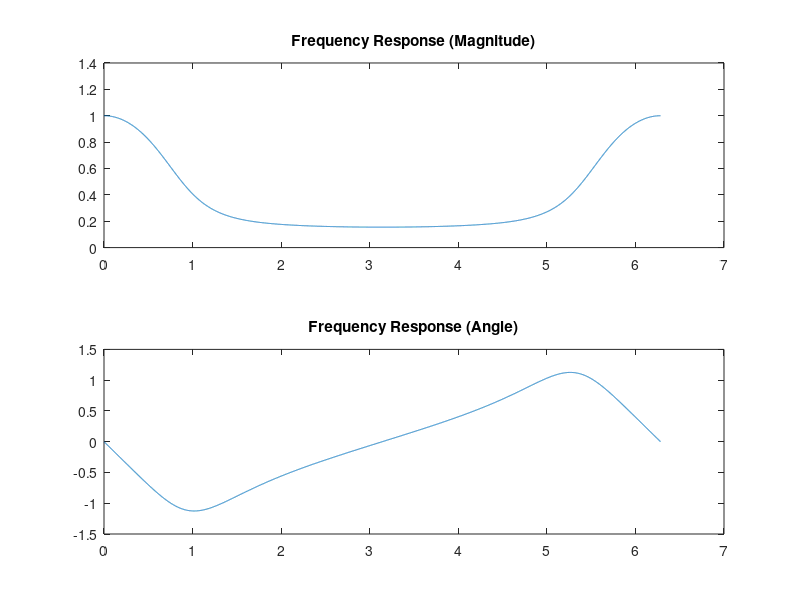
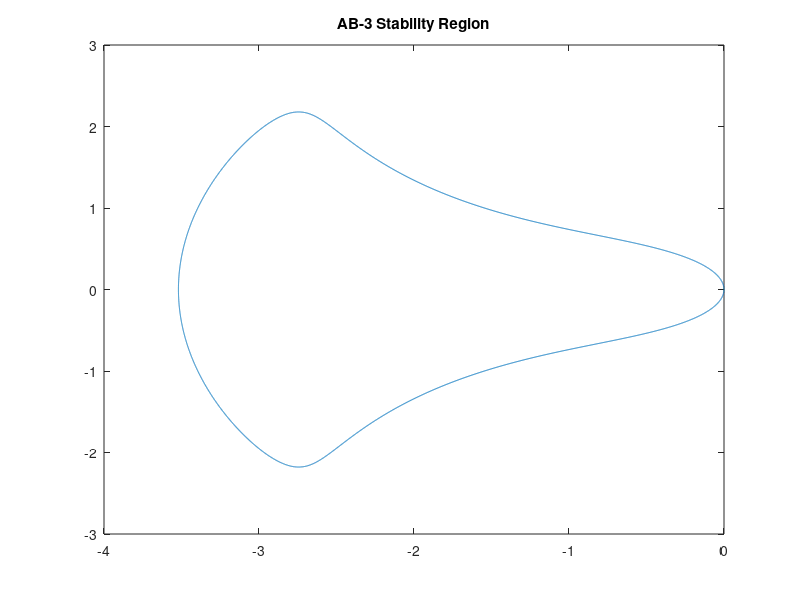
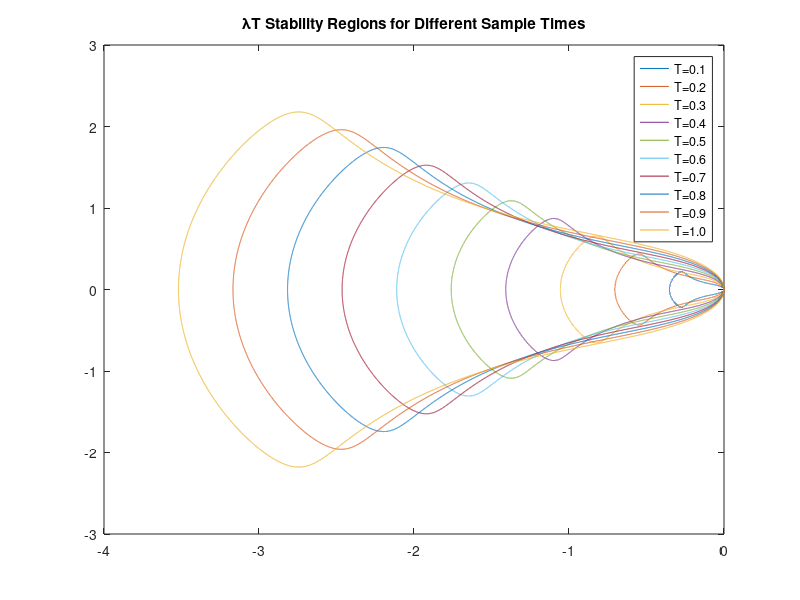

MATLAB code to generate these figures, in order:
% System Simulation Problem 10
% Written by Josh Humphrey

%% Part B %%
clear
N = 10000;
Omega=linspace(0,2*pi,N+1);      %Set up vector of Omega
z=exp(1i*Omega);                  %Define z on unit circle
T=0.001;
H=(0.297046*z.*(z.^4-0.982666*z.^3+0.712641*z.^2-0.221309*z+0.0553271))./(z.^5-1.89353*z.^4+1.70189*z.^3-0.843832*z.^2+0.2302*z-0.0272007);
       
figure (1)
subplot(2,1,1)
plot(Omega,abs(H));
title('Frequency Response (Magnitude)')
        
subplot(2,1,2)
plot(Omega,angle(H));
title('Frequency Response (Angle)')

%% Part C %%
clear
N = 10000;
Omega=linspace(0,2*pi,N+1);      %Set up vector of Omega
z=exp(1i*Omega);                  %Define z on unit circle
T=0.001;
w=((z.^5-1.89353*z.^4+1.70189*z.^3-0.843832*z.^2+0.2302*z-0.0272007)./(0.297046*z.*(z.^4-0.982666*z.^3+0.712641*z.^2-0.221309*z+0.0553271))).*(12*(z.^2).*(z-1)./(23*(z.^2)-16*z+5));

figure(2)
plot(real(w),imag(w));
title('AB-3 Stability Region') 

%% Part D %%
clear
N = 10000;
Omega=linspace(0,2*pi,N+1); 
z=exp(1i*Omega); 

for T = 0.1:0.1:1
    w = T*((z.^5-1.89353*z.^4+1.70189*z.^3-0.843832*z.^2+0.2302*z-0.0272007)./(0.297046*z.*(z.^4-0.982666*z.^3+0.712641*z.^2-0.221309*z+0.0553271))).*(12*(z.^2).*(z-1)./(23*(z.^2)-16*z+5));
    hold on
    figure(3)
    plot(real(w),imag(w))
    legend('T=0.1','T=0.2','T=0.3','T=0.4','T=0.5','T=0.6','T=0.7','T=0.8','T=0.9','T=1.0')
    title('\lambdaT Stability Regions for Different Sample Times')
    hold off
end

